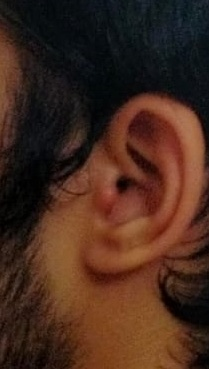
#> input picture preprocessing/Ear2.jpg, 209 x 369 px
$ python rembg.py
#> lines starting #> are read from the running program, lines starting #| are printed output that depends on the picture; after the words box and inside, x2 and y2 are one past the last pixel; in counts of white or black regions, pixels touching at a corner belong together
import cv2
import numpy as np

img = cv2.imread('Ear2.jpg')
#> img is the input picture: shape (369, 209, 3); mean B, G, R 28.9, 41.7, 69.7
# Convert the image to grayscale
gray = cv2.cvtColor(img, cv2.COLOR_BGR2GRAY)
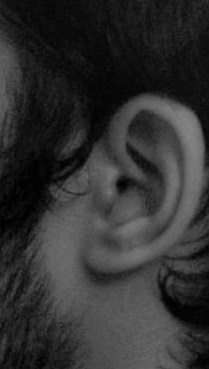
#> gray: shape (369, 209); min 0, max 133, mean 48.6

# Apply Gaussian blur to the grayscale image to remove noise
blur = cv2.GaussianBlur(gray, (7, 7), 0)

# Apply Otsu's thresholding to obtain a binary image
_, binary = cv2.threshold(blur, 0, 255, cv2.THRESH_BINARY_INV+cv2.THRESH_OTSU)
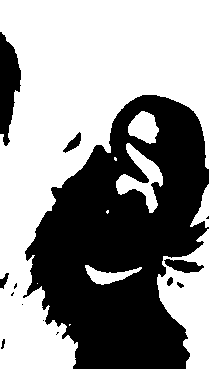
#> binary: shape (369, 209); 56.8% white; 14 black regions (6 under 20 px), largest, box (x1, y1, x2, y2) and area: (23, 95, 209, 369) 31145, (0, 32, 21, 146) 1513, (164, 259, 204, 273) 341

# Apply morphology to remove small objects from the foreground
kernel = np.ones((5,5), np.uint8)
morphed = cv2.morphologyEx(binary, cv2.MORPH_OPEN, kernel)
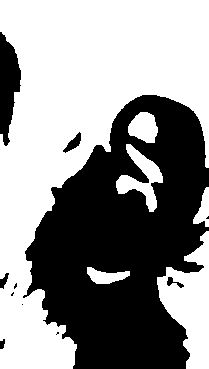
#> morphed: shape (369, 209); 56.2% white; 11 black regions (5 under 20 px), largest, box (x1, y1, x2, y2) and area: (23, 95, 209, 369) 31855, (0, 32, 21, 146) 1520, (63, 132, 81, 153) 155, (0, 273, 9, 289) 73, (167, 277, 184, 288) 71, (0, 339, 5, 349) 38

# Apply the mask to the original image
result = cv2.bitwise_and(img, img, mask=morphed)
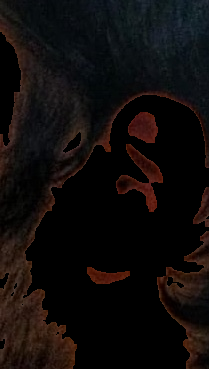
#> result: shape (369, 209, 3); mean B, G, R 10.8, 11.6, 15.7

# Display the result
cv2.imshow('Result', result)
cv2.waitKey(0)
cv2.destroyAllWindows()

$ run again, with preprocessing/Ear1.jpg copied over preprocessing/Ear2.jpg
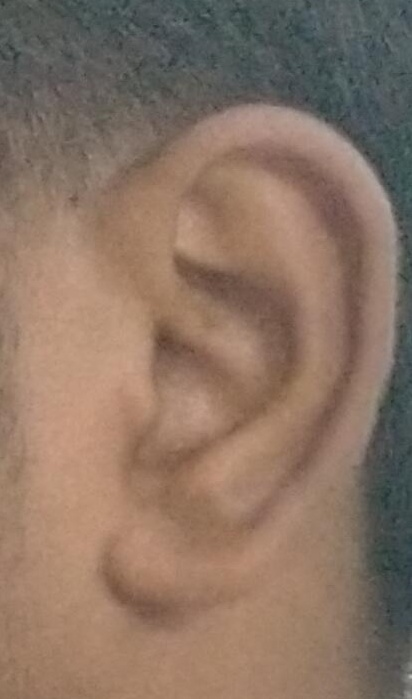
#> input picture preprocessing/Ear1.jpg, 412 x 699 px
#> img is the input picture: shape (699, 412, 3); mean B, G, R 100.1, 115.8, 138.8
#> `_, binary = cv2.threshold(blur, 0, 255, cv2.THRESH_BINARY_INV+cv2.THRE..`:
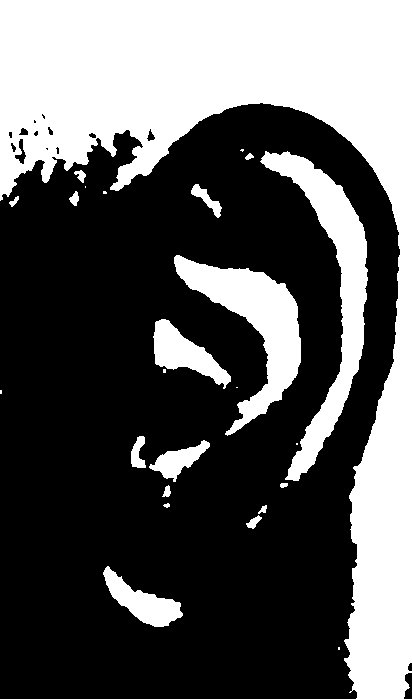
#> binary: shape (699, 412); 35.9% white; 25 white regions (8 under 20 px), largest, box (x1, y1, x2, y2) and area: (0, 0, 412, 699) 80055, (260, 151, 368, 481) 9097, (174, 255, 301, 436) 7808
#> morphed: shape (699, 412); 35.7% white; 12 white regions, largest, box (x1, y1, x2, y2) and area: (0, 0, 412, 699) 79854, (262, 152, 367, 481) 9048, (174, 256, 301, 433) 7758
#> `result = cv2.bitwise_and(img, img, mask=morphed)`:
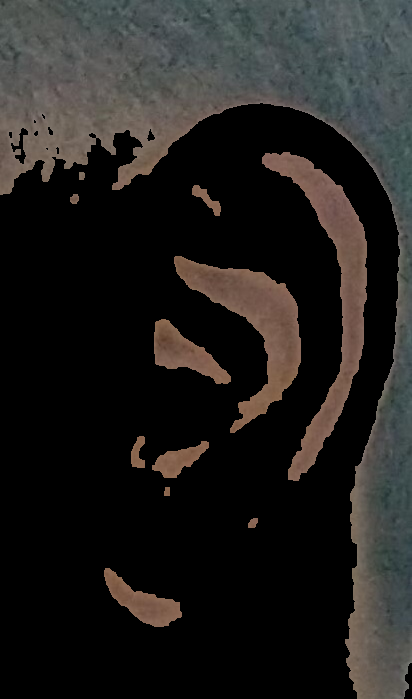
#> result: shape (699, 412, 3); mean B, G, R 30.3, 32.2, 33.7

$ run again, with preprocessing/2.jpg copied over preprocessing/Ear2.jpg
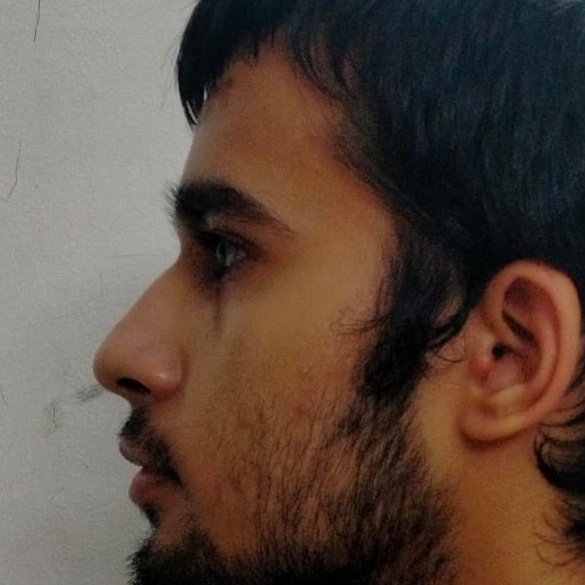
#> input picture preprocessing/2.jpg, 585 x 585 px
#> img is the input picture: shape (585, 585, 3); mean B, G, R 62.3, 73.1, 91
#> `_, binary = cv2.threshold(blur, 0, 255, cv2.THRESH_BINARY_INV+cv2.THRE..`:
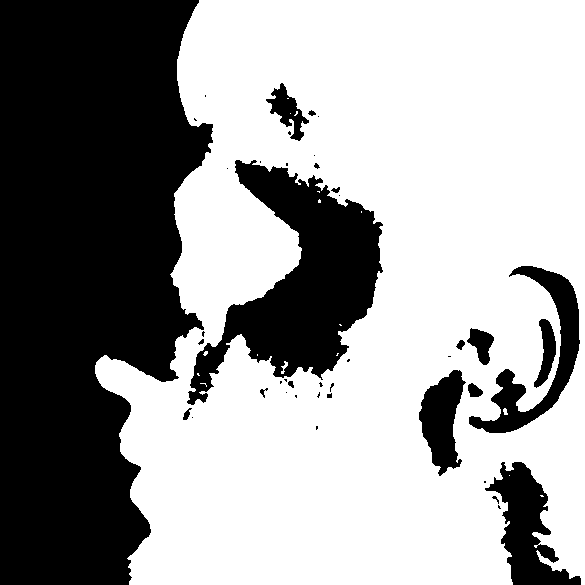
#> binary: shape (585, 585); 61.5% white; 42 black regions (23 under 20 px), largest, box (x1, y1, x2, y2) and area: (0, 0, 213, 585) 95843, (187, 160, 383, 405) 20406, (485, 462, 581, 585) 5077
#> morphed: shape (585, 585); 61.1% white; 22 black regions (13 under 20 px), largest, box (x1, y1, x2, y2) and area: (0, 0, 383, 585) 117038, (469, 266, 580, 433) 5673, (485, 462, 581, 585) 5334
#> `result = cv2.bitwise_and(img, img, mask=morphed)`:
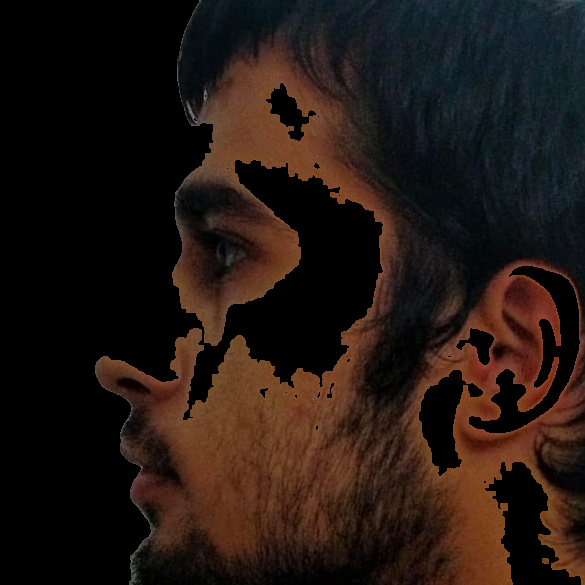
#> result: shape (585, 585, 3); mean B, G, R 18, 23.2, 34.9
